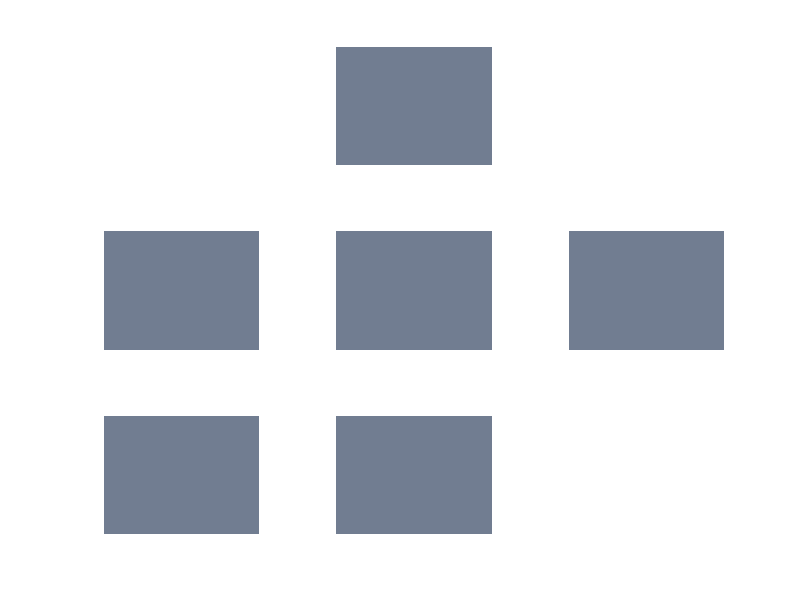

MATLAB code to generate this figure: (Note: this script raises an error after producing the figure.)
% main.m

%% Start
%
function main()
score = 0;
setGlobalx(3); %Change number to get different output
setup(getGlobalx)
end % of main function

%% Declaring Global Variables
function setGlobalx(val)
global x
x = val;
end

function r = getGlobalx
global x
r = x;
end

function setCheck
r = getGlobalx;
global check
check = sort(randperm(r^2,r));
check = check';
end

function r = getCheck
global check
r = check;
end

%% Setup Function
function setup(x)
% Random Template Figure Setup
block_initial = zeros(floor(100/x)-1);
block_random = 256.*ones(floor(100/x)-1);
setCheck;
check = getCheck;
figure('Name','Template','NumberTitle','off');
for k = 1:x^2
    subplot(x,x,k)
    selected = false;
    for m = 1:x
        if (k == check(m))
            selected = true;
        end
    end
    if(selected)
        image(block_random); axis off
    else
        imagesc(block_initial); axis off
        colormap bone;
    end
end
pause(2)
close 'Template'

%Match Test Figure Setup (mouse interaction and appearance
figure('Name',convertCharsToStrings(strcat('Level', {' '}, num2str(x))),'NumberTitle','off');
for k = 1:x^2
    subplot(x,x,k)
    set(gca,'tag', num2str(k))
    img = imagesc(block_initial);
    set(img,'HitTest','off'); axis off;
    k = k+1;
end
ax = axes;
set(ax,'ButtonDownFcn',@CallBackEx,'PickableParts','all')
colormap bone;  axis off;

% Mouse interaction: gives you the x value and y-values of the point where
% you clicked, scaled up by 100, rounded to nearest integer. Figure puts
% (0,0) in the bottom left corner, (100,100) in the top right


end % of setup function

%% Callback Function executes once a click happens
function CallBackEx(hObject,~)

n = getGlobalx;
mousePos_x = []; mousePos_y = []; current_block = []; %Initialization
match = zeros(n,1); wrong = []; match_index = 1;

mousePos = get(hObject,'CurrentPoint');
mousePos_x = round(100*mousePos(1)); mousePos_y = round(100*mousePos(3));
%Determining current block of a mouse click
for ii = 1:n
    if (mousePos_x < ii*floor(100/n))
        for jj = 1:n
            if (mousePos_y < jj*floor(100/n))
                current_block = ii+n*(n-jj);
                break;
            end
        end
        break;
    else
        continue
    end
end

% Changing square color. White is a correct square, black is a wrong
% square. Sets up two spanning column vectors one which records all the
% current_block value of the right squares clicked and another of the wrong
% blocks clicked. match and wrong respectively.
block_correct = 256.*ones(floor(100/n)-1);
block_wrong = zeros(floor(100/n)-1);
check = getCheck;
selected = false;
for m = 1:n
    if (current_block == check(m))
        selected = true;
        break;
    end
end
if(selected)
    for kk = 1:n^2
        if current_block == kk
            subplot(n,n,kk)
            im1 = image(block_correct);
            set(im1,'HitTest','off'); axis off
            set(axes,'ButtonDownFcn',@CallBackEx,'PickableParts','all'); axis off;
            match(match_index) = kk;
            match_index = match_index + 1;
        end
    end    
else
    for zz = 1:n^2
        if current_block == zz
            subplot(n,n,zz)
            im2 = image(block_wrong);
            set(im2,'HitTest','off'); axis off
            set(axes,'ButtonDownFcn',@CallBackEx,'PickableParts','all'); axis off;
            wrong = [wrong; zz]; %#ok<AGROW>
        end
    end
end
    % Checking a match and determining a failure.
    if length(wrong) > 2
        close 'Visual Memory' % Need to set up a way to display a score
    elseif check == sort(match)
        close 'Visual Memory' %% need to set up a way to go to the next stage
        score = score + 1; disp(score)
        setup();
    end
end % of callback function